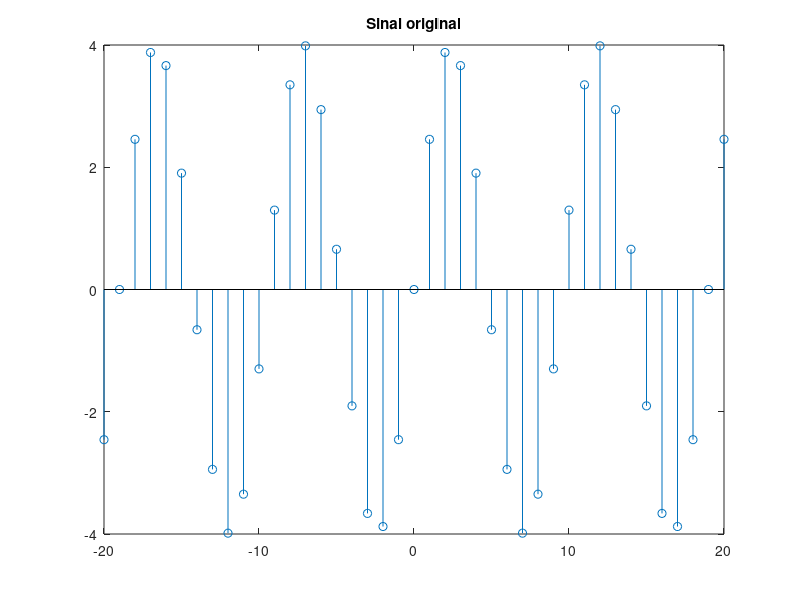
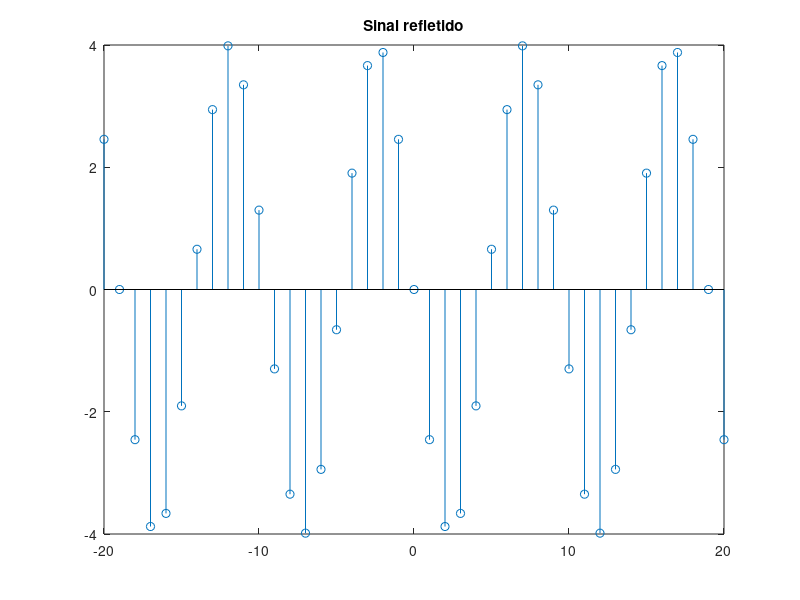
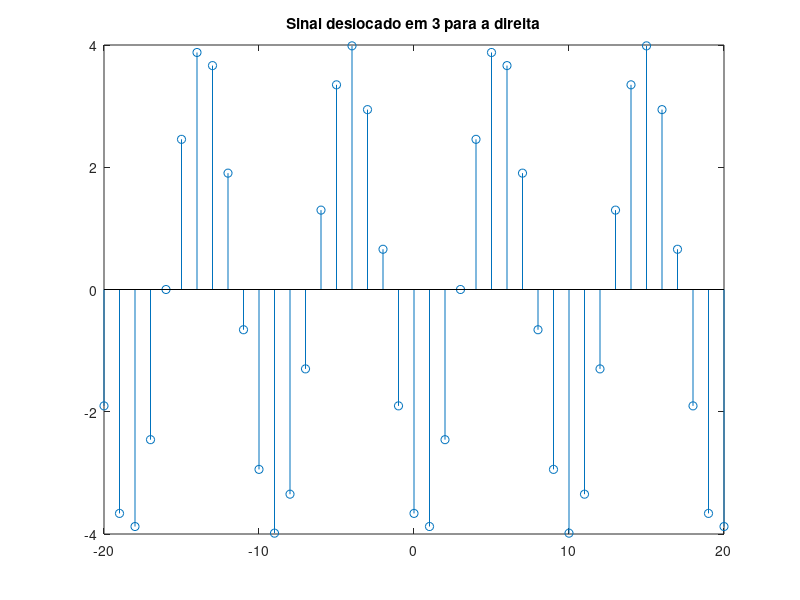
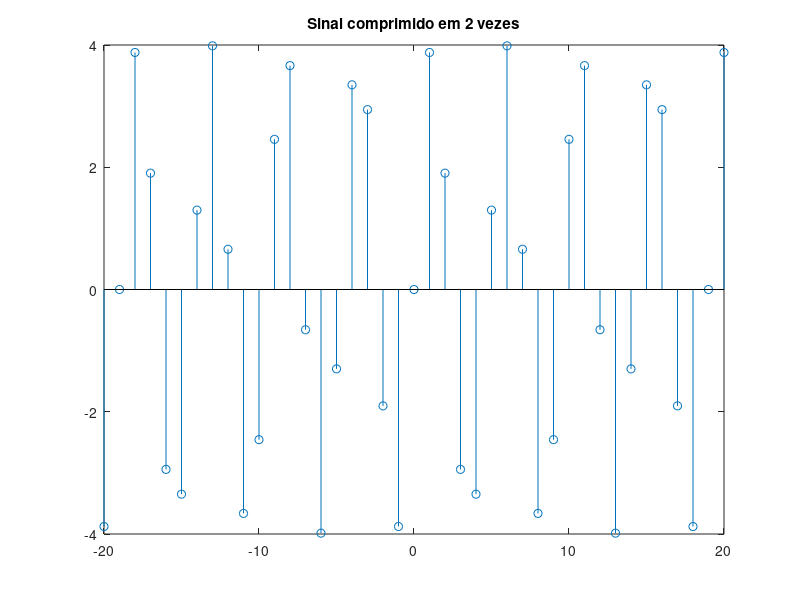

Recreate these plots in MATLAB, in order.
clear all;

clc;

n= -20:20

fn = 4*sin(4*pi*n/19) % sinal original

fn_r = 4*sin(4*pi*(-n)/19) % sinal refletido

fn_d = 4*sin(4*pi*(n-3)/19) %sinal deslocado em 3 para a direita

fn_c = 4*sin(4*pi*(2*n)/19) %sinal comprimido em 2 vezes

stem(n,fn)

title('Sinal original');

figure % comando para apresentar as figuras em janelas separadas

stem(n,fn_r);

title('Sinal refletido');

figure % comando para apresentar as figuras em janelas separadas

stem(n,fn_d);

title('Sinal deslocado em 3 para a direita');

figure % comando para apresentar as figuras em janelas separadas

stem(n,fn_c);

title('Sinal comprimido em 2 vezes');